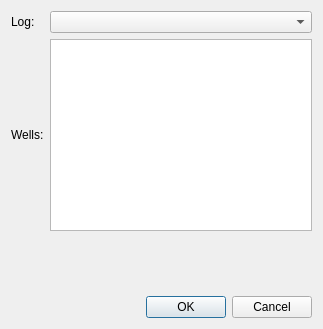
<?xml version="1.0" encoding="UTF-8"?>
<ui version="4.0">
 <class>SelectWellsByLogDialog</class>
 <widget class="QDialog" name="SelectWellsByLogDialog">
  <property name="geometry">
   <rect>
    <x>0</x>
    <y>0</y>
    <width>323</width>
    <height>329</height>
   </rect>
  </property>
  <property name="windowTitle">
   <string>Dialog</string>
  </property>
  <layout class="QVBoxLayout" name="verticalLayout">
   <item>
    <layout class="QGridLayout" name="gridLayout">
     <item row="0" column="0">
      <widget class="QLabel" name="label">
       <property name="text">
        <string>Log:</string>
       </property>
      </widget>
     </item>
     <item row="0" column="1">
      <widget class="QComboBox" name="cbLog"/>
     </item>
     <item row="1" column="0">
      <widget class="QLabel" name="label_2">
       <property name="text">
        <string>Wells:</string>
       </property>
      </widget>
     </item>
     <item row="1" column="1">
      <widget class="QListWidget" name="lwWells">
       <property name="selectionMode">
        <enum>QAbstractItemView::ExtendedSelection</enum>
       </property>
      </widget>
     </item>
    </layout>
   </item>
   <item>
    <spacer name="verticalSpacer">
     <property name="orientation">
      <enum>Qt::Vertical</enum>
     </property>
     <property name="sizeHint" stdset="0">
      <size>
       <width>20</width>
       <height>40</height>
      </size>
     </property>
    </spacer>
   </item>
   <item>
    <widget class="QDialogButtonBox" name="buttonBox">
     <property name="orientation">
      <enum>Qt::Horizontal</enum>
     </property>
     <property name="standardButtons">
      <set>QDialogButtonBox::Cancel|QDialogButtonBox::Ok</set>
     </property>
    </widget>
   </item>
  </layout>
 </widget>
 <resources/>
 <connections>
  <connection>
   <sender>buttonBox</sender>
   <signal>accepted()</signal>
   <receiver>SelectWellsByLogDialog</receiver>
   <slot>accept()</slot>
   <hints>
    <hint type="sourcelabel">
     <x>248</x>
     <y>254</y>
    </hint>
    <hint type="destinationlabel">
     <x>157</x>
     <y>274</y>
    </hint>
   </hints>
  </connection>
  <connection>
   <sender>buttonBox</sender>
   <signal>rejected()</signal>
   <receiver>SelectWellsByLogDialog</receiver>
   <slot>reject()</slot>
   <hints>
    <hint type="sourcelabel">
     <x>316</x>
     <y>260</y>
    </hint>
    <hint type="destinationlabel">
     <x>286</x>
     <y>274</y>
    </hint>
   </hints>
  </connection>
 </connections>
</ui>
